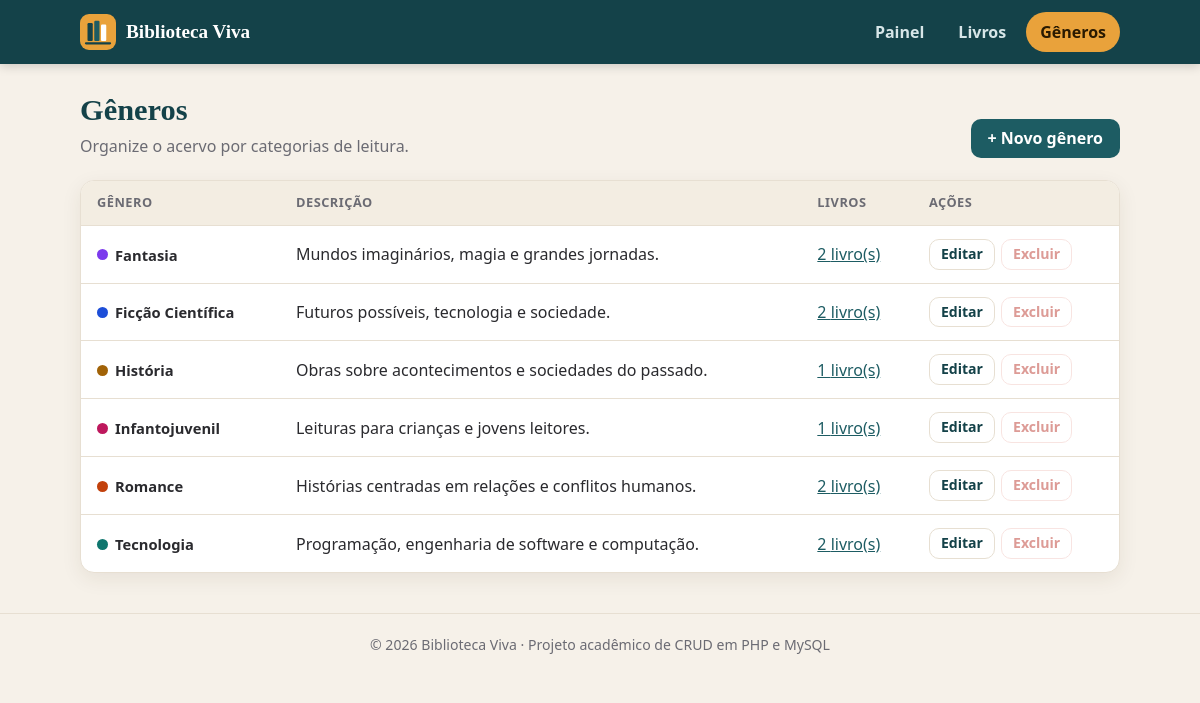
The page /public/index.php?pagina=generos&acao=listar on the database its author committed.
### tables this page shows
CREATE TABLE `generos` (
    `id`        INT UNSIGNED NOT NULL AUTO_INCREMENT,
    `nome`      VARCHAR(60)  NOT NULL,
    `descricao` VARCHAR(255) NULL,
    `cor`       CHAR(7)      NOT NULL DEFAULT '#1d5c63',    
    `criado_em` TIMESTAMP    NOT NULL DEFAULT CURRENT_TIMESTAMP,
    PRIMARY KEY (`id`),
    UNIQUE KEY `uq_generos_nome` (`nome`)
);

### app/helpers/funcoes.php (called while the page is built, shortened)
<?php
function e($valor): string
{
    return htmlspecialchars((string) $valor, ENT_QUOTES, 'UTF-8');
}
function url(string $pagina = 'inicio', string $acao = 'listar', array $extra = []): string
{
    $parametros = array_merge(['pagina' => $pagina, 'acao' => $acao], $extra);
    return BASE_URL . '/index.php?' . http_build_query($parametros);
}
function renderizar(string $view, array $dados = []): void
{
    extract($dados);
    require RAIZ . '/app/views/layout/topo.php';
    require RAIZ . '/app/views/' . $view . '.php';
    require RAIZ . '/app/views/layout/rodape.php';
}

### app/controllers/GeneroController.php (called while the page is built, shortened)
<?php
class GeneroController
{
    private Genero $genero;
    public function __construct(PDO $pdo)
    {
        $this->genero = new Genero($pdo);
    }
    public function listar(): void
    {
        renderizar('generos/listar', [
            'titulo'  => 'Gêneros',
            'generos' => $this->genero->listarComTotal(),
        ]);
    }
}

### public/index.php (called while the page is built, shortened)
<?php
require_once RAIZ . '/app/helpers/funcoes.php';
require_once RAIZ . '/app/controllers/GeneroController.php';
$pdo = (new Database())->conectar();
$rotas = [
    'inicio' => ['InicioController', [
        'listar' => 'index',
    ]],
    'livros' => ['LivroController', [
        'listar'    => 'listar',
        'ver'       => 'ver',
        'novo'      => 'novo',
        'criar'     => 'criar',
        'editar'    => 'editar',
        'atualizar' => 'atualizar',
        'excluir'   => 'excluir',
    ]],
    'generos' => ['GeneroController', [
        'listar'    => 'listar',
        'novo'      => 'novo',
        'criar'     => 'criar',
        'editar'    => 'editar',
        'atualizar' => 'atualizar',
        'excluir'   => 'excluir',
    ]],
];
$pagina = $_GET['pagina'] ?? 'inicio';
$acao   = $_GET['acao'] ?? 'listar';
$id     = (int) ($_GET['id'] ?? 0);
[$classe, $metodos] = $rotas[$pagina];
$metodo     = $metodos[$acao];
$controller = new $classe($pdo);
$controller->$metodo($id);

### app/models/Genero.php (called while the page is built, shortened)
<?php
class Genero
{
    private PDO $pdo;
    public function __construct(PDO $pdo)
    {
        $this->pdo = $pdo;
    }
    public function listarComTotal(): array
    {
        $sql = 'SELECT g.id, g.nome, g.descricao, g.cor, COUNT(l.id) AS total_livros
                FROM generos g
                LEFT JOIN livros l ON l.genero_id = g.id
                GROUP BY g.id, g.nome, g.descricao, g.cor
                ORDER BY g.nome';
        return $this->pdo->query($sql)->fetchAll();
    }
}

### app/views/generos/listar.php (the view)
<section class="cabecalho-pagina">
    <div>
        <h1>Gêneros</h1>
        <p class="subtitulo">Organize o acervo por categorias de leitura.</p>
    </div>
    <a class="btn btn-primario" href="<?= e(url('generos', 'novo')) ?>">+ Novo gênero</a>
</section>
<?php if (!$generos): ?>
    <div class="cartao"><p class="vazio">Nenhum gênero cadastrado ainda.</p></div>
<?php else: ?>
    <div class="tabela-wrap">
        <table>
            <thead>
                <tr>
                    <th>Gênero</th>
                    <th>Descrição</th>
                    <th>Livros</th>
                    <th>Ações</th>
                </tr>
            </thead>
            <tbody>
                <?php foreach ($generos as $g): ?>
                    <?php $total = (int) $g['total_livros']; ?>
                    <tr>
                        <td><span class="chip"><i style="background: <?= e($g['cor']) ?>"></i><strong><?= e($g['nome']) ?></strong></span></td>
                        <td><?= $g['descricao'] ? e($g['descricao']) : '—' ?></td>
                        <td>
                            <?php if ($total > 0): ?>
                                <a href="<?= e(url('livros', 'listar', ['genero' => $g['id']])) ?>"><?= $total ?> livro(s)</a>
                            <?php else: ?>
                                <span class="texto-suave">nenhum</span>
                            <?php endif; ?>
                        </td>
                        <td>
                            <div class="acoes-linha">
                                <a class="btn btn-claro btn-pequeno" href="<?= e(url('generos', 'editar', ['id' => $g['id']])) ?>">Editar</a>
                                <form class="form-inline" method="post"
                                      action="<?= e(url('generos', 'excluir', ['id' => $g['id']])) ?>"
                                      data-confirma="<?= e('Excluir o gênero "' . $g['nome'] . '"?') ?>">
                                    <button type="submit" class="btn btn-perigo btn-pequeno"
                                        <?= $total > 0 ? 'disabled title="Este gênero ainda tem livros"' : '' ?>>Excluir</button>
                                </form>
                            </div>
                        </td>
                    </tr>
                <?php endforeach; ?>
            </tbody>
        </table>
    </div>
<?php endif; ?>

### public/assets/css/style.css (style rules this page uses)
:root { --fundo: #f6f1e9; --papel: #ffffff; --tinta: #2a2a2e; --suave: #6b6b73; --linha: #e7dfd2; --primaria: #1d5c63; --primaria-escura: #144249; --destaque: #e9a23b; --sucesso: #1a7f4b; --perigo: #b42318; --raio: 14px; --sombra: 0 6px 20px rgba(60, 45, 20, 0.08); }
* { box-sizing: border-box; }
body { margin: 0; background: var(--fundo); color: var(--tinta); font-family: "Segoe UI", system-ui, -apple-system, Roboto, Arial, sans-serif; line-height: 1.5; }
h1, h2, h3 { margin: 0; font-family: Georgia, "Times New Roman", serif; line-height: 1.2; }
a { color: var(--primaria); }
.cabecalho-pagina { display: flex; justify-content: space-between; align-items: flex-end; gap: 16px; flex-wrap: wrap; margin-bottom: 22px; }
.cabecalho-pagina h1 { font-size: 1.9rem; color: var(--primaria-escura); }
.subtitulo { margin: 6px 0 0; color: var(--suave); }
.btn { display: inline-block; padding: 9px 16px; border: 1px solid transparent; border-radius: 10px; font: inherit; font-weight: 600; line-height: 1.2; text-decoration: none; cursor: pointer; transition: background 0.15s, border-color 0.15s; }
.btn-primario { background: var(--primaria); color: #ffffff; }
.btn-claro { background: #ffffff; color: var(--primaria-escura); border-color: var(--linha); }
.btn-perigo { background: #ffffff; color: var(--perigo); border-color: #f0c4be; }
.btn-pequeno { padding: 6px 11px; font-size: 0.88rem; }
.btn[disabled] { opacity: 0.45; cursor: not-allowed; }
.tabela-wrap { overflow-x: auto; background: var(--papel); border: 1px solid var(--linha); border-radius: var(--raio); box-shadow: var(--sombra); }
table { width: 100%; border-collapse: collapse; }
th { padding: 12px 16px; background: #f3ede2; color: var(--suave); font-size: 0.8rem; letter-spacing: 0.04em; text-align: left; text-transform: uppercase; }
td { padding: 13px 16px; border-top: 1px solid var(--linha); vertical-align: middle; }
.acoes-linha { display: flex; gap: 6px; align-items: center; flex-wrap: wrap; }
.form-inline { display: inline; margin: 0; }
.chip { display: inline-flex; align-items: center; gap: 7px; font-size: 0.92rem; }
.chip i { display: inline-block; width: 11px; height: 11px; border-radius: 50%; }

### rows shown on the page
generos: nome "Fantasia", descricao "Mundos imaginários, magia e grandes jornadas.", total "2"
generos: nome "Ficção Científica", descricao "Futuros possíveis, tecnologia e sociedade.", total "2"
generos: nome "História", descricao "Obras sobre acontecimentos e sociedades do passado.", total "1"
generos: nome "Infantojuvenil", descricao "Leituras para crianças e jovens leitores.", total "1"
generos: nome "Romance", descricao "Histórias centradas em relações e conflitos humanos.", total "2"
generos: nome "Tecnologia", descricao "Programação, engenharia de software e computação.", total "2"

### other values the page prints
APP_NOME "Biblioteca Viva"
